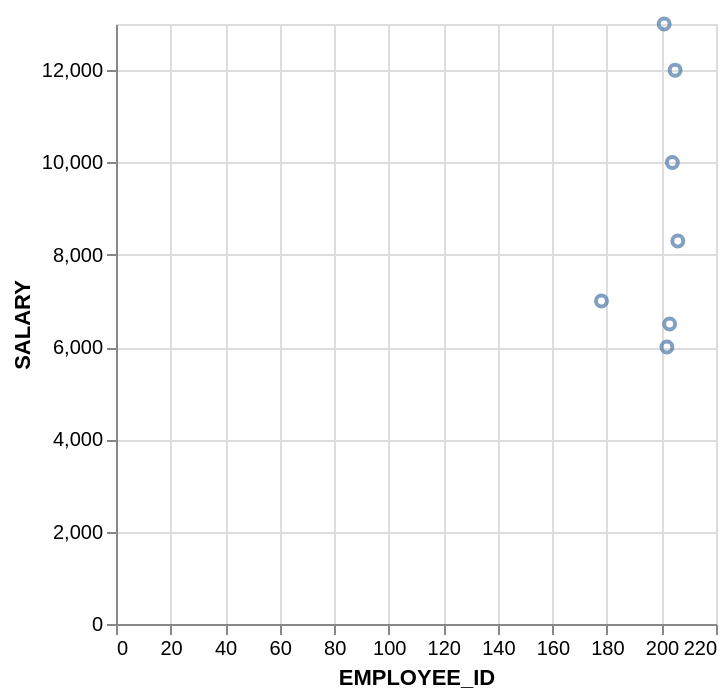

Here is the Vega-Lite specification saved for this chart:
### Vega-Lite specification from a JSON file in a GitHub repository (floating-point values rounded to 4 significant figures)
{"data": {"values": [{"x_data": 178, "y_data": 7000}, {"x_data": 201, "y_data": 13000}, {"x_data": 202, "y_data": 6000}, {"x_data": 203, "y_data": 6500}, {"x_data": 204, "y_data": 10000}, {"x_data": 205, "y_data": 12000}, {"x_data": 206, "y_data": 8300}]}, "mark": "point", "encoding": {"x": {"field": "x_data", "type": "quantitative", "title": "EMPLOYEE_ID"}, "y": {"field": "y_data", "type": "quantitative", "title": "SALARY"}}}
